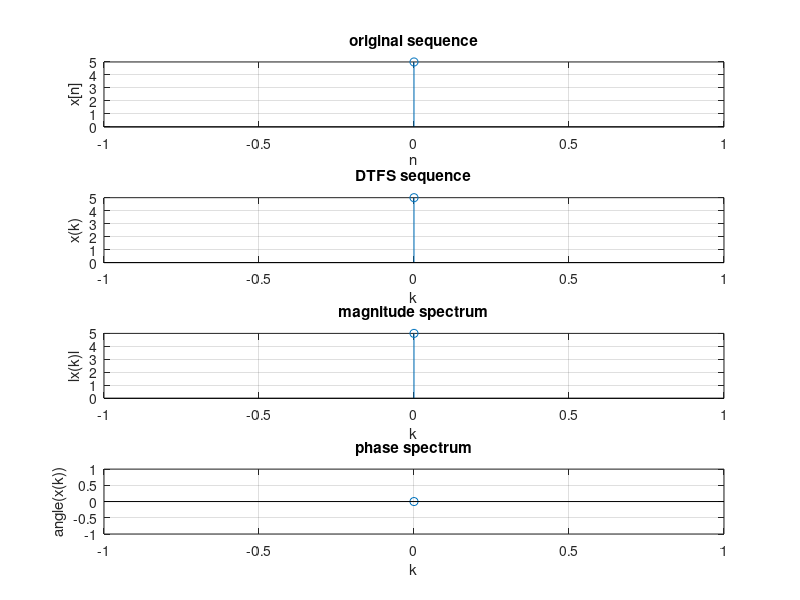

This figure's MATLAB source:
%matlab code to find the dtfs output of input signal
clc;
clear all;
close all;
x=input('Enter the input sequence');
N=length(x);
disp('the input sequence');
disp(x);
disp(N);

% angular frequency  of the signal
w=(2*pi)/N;
disp('angular frequency w=');
disp(w)

%to find dtfs of the given input sequence
xk=0;
for k=0:N-1
    xk(k+1)=0;
    for n=0:N-1
        xk(k+1)=xk(k+1)+x(n+1)*exp(-j*k*w*(n));
    end
end
disp('the output sequence is');
y=xk/N;
disp(y);


n=0:1:N-1;
%plot of original sequence
subplot(4,1,1);
n1=0:1:length(x)-1;
stem(n1,x);
xlabel('n');
ylabel('x[n]');
title('original sequence');
grid on;


%plot of dtfs sequence
subplot(4,1,2);
k1=0:1:length(xk)-1;
stem(k1,y);
xlabel('k');
ylabel('x(k)');
title('DTFS sequence');
grid on;


%plot of magnitude spectrum
subplot(4,1,3);
stem(k1,abs(y));
xlabel('k');
ylabel('lx(k)l');
title('magnitude spectrum');
grid on;

%plot of phase spectrum
subplot(4,1,4);
z=angle(y);
a=1;
for k1=0:N-1
if imag(z)<=0.0001
    z(a)=0;
    a=a+1;
end
end
disp(z);
k2=0:1:N-1;
stem(k2,z);
xlabel('k');
ylabel('angle(x(k))');
title('phase spectrum');
grid on;

